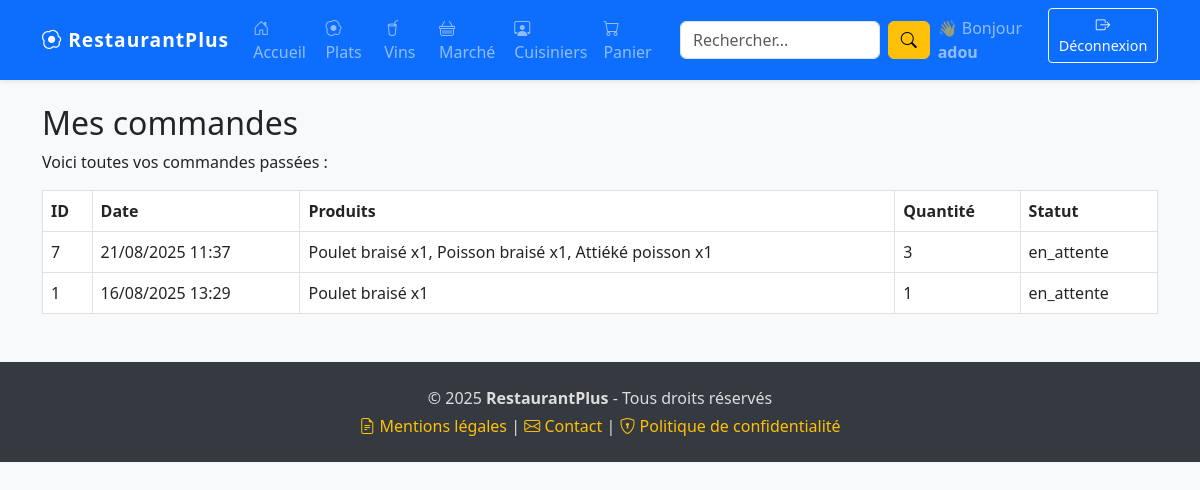
/mes-commandes/ (signed in), run on the app's committed database.
### core/models.py (models this page shows, shortened)
class Commande(models.Model):
    client = models.ForeignKey(User, on_delete=models.SET_NULL, null=True, blank=True)
    nom_client = models.CharField(max_length=100)
    adresse = models.CharField(max_length=255, default='')
    telephone = models.CharField(max_length=20)
    email = models.EmailField(blank=True, null=True)
    produit = models.CharField(max_length=255)
    quantite = models.PositiveIntegerField(default=1)
    date_commande = models.DateTimeField(auto_now_add=True)
    statut = models.CharField(max_length=20, choices=STATUT_CHOICES, default='en_attente')

### core/views.py (the view)
# urls.py: path('mes-commandes/', views.mes_commandes, name='mes_commandes'),
def mes_commandes(request):
    commandes = None
    if request.user.is_authenticated:
        commandes = Commande.objects.filter(client=request.user).order_by('-date_commande')
    else:
        email = request.GET.get('email')
        if email:
            commandes = Commande.objects.filter(email=email).order_by('-date_commande')
    return render(request, 'core/mes_commandes.html', {'commandes': commandes})

### core/templates/core/mes_commandes.html (shortened to what this page needs)
 {% extends 'core/base.html' %}
{% block content %}
<h2>Mes commandes</h2>
{% if user.is_authenticated %}
    <p>Voici toutes vos commandes passées :</p>
{% else %}
    <p>Pour suivre vos commandes, entrez votre email :</p>
    <form method="get" class="mb-3">
        <input type="email" name="email" placeholder="Votre email" class="form-control w-50 d-inline-block" required>
        <button type="submit" class="btn btn-primary">Rechercher</button>
    </form>
{% endif %}
<table class="table table-bordered mt-3">
    <thead>
        <tr>
            <th>ID</th>
            <th>Date</th>
            <th>Produits</th>
            <th>Quantité</th>
            <th>Statut</th>
        </tr>
    </thead>
    <tbody>
        {% if commandes %}
            {% for commande in commandes %}
            <tr>
                <td>{{ commande.id }}</td>
                <td>{{ commande.date_commande|date:"d/m/Y H:i" }}</td>
                <td>{{ commande.produit }}</td>
                <td>{{ commande.quantite }}</td>
                <td>{{ commande.statut }}</td>
            </tr>
            {% endfor %}
        {% else %}
            <tr>
                <td colspan="5" class="text-center">Aucune commande trouvée.</td>
            </tr>
        {% endif %}
    </tbody>
</table>
{% endblock %}

### core/templates/core/base.html (shortened to what this page needs)
<!DOCTYPE html>
<html lang="fr">
<head>
    <link href="https://cdn.jsdelivr.net/npm/bootstrap@5.3.0/dist/css/bootstrap.min.css" rel="stylesheet" />
    <link href="https://cdn.jsdelivr.net/npm/bootstrap-icons@1.11.1/font/bootstrap-icons.css" rel="stylesheet" />
    {% load static %}
</head>
<body>
<nav class="navbar navbar-expand-lg navbar-dark bg-primary shadow-sm sticky-top">
    <div class="container">
        <a class="navbar-brand" href="{% url 'accueil' %}"><i class="bi bi-egg-fried"></i> RestaurantPlus</a>
        <div class="collapse navbar-collapse" id="navbarMenu">
            <ul class="navbar-nav me-auto mb-2 mb-lg-0">
                <li class="nav-item"><a class="nav-link" href="{% url 'accueil' %}"><i class="bi bi-house-door"></i> Accueil</a></li>
                <li class="nav-item"><a class="nav-link" href="{% url 'liste_plats' %}"><i class="bi bi-egg-fried"></i> Plats</a></li>
                <li class="nav-item"><a class="nav-link" href="{% url 'liste_vins' %}"><i class="bi bi-cup-straw"></i> Vins</a></li>
                <li class="nav-item"><a class="nav-link" href="{% url 'liste_produits_marche' %}"><i class="bi bi-basket"></i> Marché</a></li>
                <li class="nav-item"><a class="nav-link" href="{% url 'liste_cuisiniers' %}"><i class="bi bi-person-workspace"></i> Cuisiniers</a></li>
                <li class="nav-item"><a class="nav-link" href="{% url 'voir_panier' %}"><i class="bi bi-cart"></i> Panier</a></li>
            </ul>
            <form class="d-flex ms-3" method="get" action="{% url 'recherche' %}">
                <input class="form-control me-2" type="search" name="q" placeholder="Rechercher..." aria-label="Rechercher">
                <button class="btn btn-warning" type="submit"><i class="bi bi-search"></i></button>
            </form>
            <ul class="navbar-nav ms-auto">
                {% if user.is_authenticated %}
                    <li class="nav-item"><span class="nav-link">👋 Bonjour <strong>{{ user.username }}</strong></span></li>
                    <li class="nav-item">
                        <a class="btn btn-outline-light btn-sm ms-2" href="{% url 'logout' %}"><i class="bi bi-box-arrow-right"></i> Déconnexion</a>
                    </li>
                {% endif %}
            </ul>
        </div>
    </div>
</nav>
<div class="container my-4">
    {% block content %}
    {% endblock %}
</div>
<footer class="text-center py-4 mt-5">
    <div class="container">
        <p class="mb-1">© 2025 <strong>RestaurantPlus</strong> - Tous droits réservés</p>
        <p class="mb-0">
            <a href="#"><i class="bi bi-file-earmark-text"></i> Mentions légales</a> |
            <a href="#"><i class="bi bi-envelope"></i> Contact</a> |
            <a href="#"><i class="bi bi-shield-lock"></i> Politique de confidentialité</a>
        </p>
    </div>
</footer>
</body>
</html>

### core/templates/core/base.html (style rules this page uses)
body { background-color: #f8f9fa; font-family: 'Segoe UI', Tahoma, Geneva, Verdana, sans-serif; }
.navbar-brand { font-weight: bold; letter-spacing: 1px; font-size: 1.2rem; }
.nav-link { transition: color 0.3s ease; }
footer { background-color: #343a40; color: #ddd; }
footer a { color: #ffc107; text-decoration: none; transition: 0.3s; }
.btn-sm { padding: 0.3rem 0.6rem; font-size: 0.9rem; }

### data on the page
Commande: id "7", date_commande "21/08/2025 11:37", produit "Poulet braisé x1, Poisson braisé x1, Attiéké poisson x1", quantite "3", statut "en_attente"
Commande: id "1", date_commande "16/08/2025 13:29", produit "Poulet braisé x1", quantite "1", statut "en_attente"

### other printed values
{{ user.username }} "adou"
